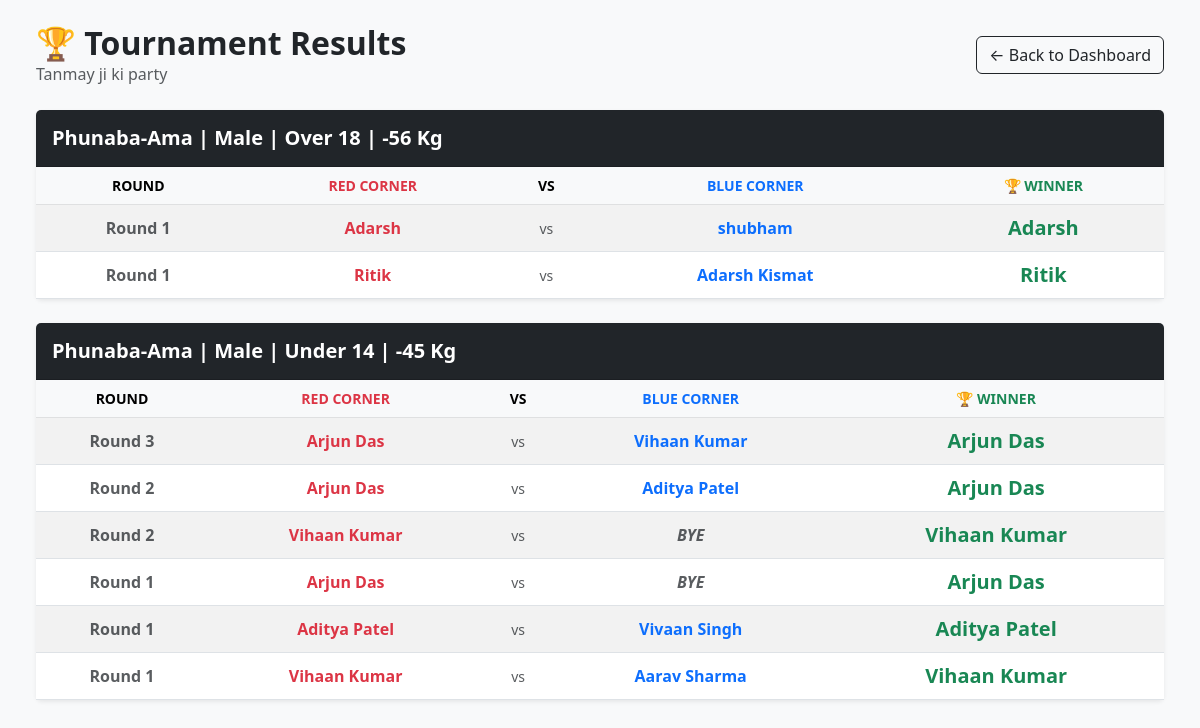
Page /tournaments/1/results/ on the earlier database version.
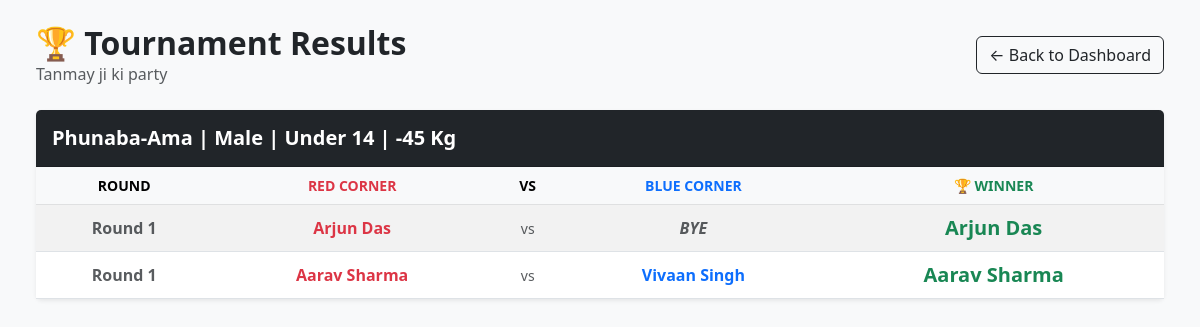
Same page on the later database version.
### thangta/models.py (models this page shows, shortened)
class Tournament(models.Model):
    name = models.CharField(max_length=200)
    start_date = models.DateField()
    end_date = models.DateField(null=True, blank=True)
    location = models.CharField(max_length=200, blank=True, null=True)
    created_at = models.DateTimeField(auto_now_add=True)
    battle_rings = models.IntegerField(default=0)

class Match(models.Model):
    tournament = models.ForeignKey(Tournament, on_delete=models.CASCADE)
    event_type = models.CharField(max_length=50)
    age_category = models.CharField(max_length=3)
    weight_category = models.CharField(max_length=4)
    gender = models.CharField(max_length=10)
    is_active = models.BooleanField(default=False)
    is_completed = models.BooleanField(default=False)
    round_number = models.IntegerField(default=1)
    current_round = models.IntegerField(default=1) # Tracks Round 1, Round 2, or 3 (Tie Breaker)
    current_sub_round = models.IntegerField(default=1)
    match_sequence = models.IntegerField(help_text="Order of the match in this round")
    current_sub_round = models.IntegerField(default=1)
    active_scorers = models.ManyToManyField(CustomUser, blank=True, related_name='scoring_matches')
    ring_number = models.IntegerField(default=1)
    participant_red = models.ForeignKey(Participant, related_name='matches_as_red', on_delete=models.CASCADE)
    participant_blue = models.ForeignKey(Participant, related_name='matches_as_blue', on_delete=models.CASCADE, null=True, blank=True)
    winner = models.ForeignKey(Participant, related_name='matches_won', on_delete=models.SET_NULL, null=True, blank=True)
    round_1_red = models.IntegerField(default=0)
    round_1_blue = models.IntegerField(default=0)
    round_2_red = models.IntegerField(default=0)
    round_2_blue = models.IntegerField(default=0)
    round_3_red = models.IntegerField(default=0)
    round_3_blue = models.IntegerField(default=0)
    @property
    def age_display(self):
        age_map = {'U14': 'Under 14', 'U18': 'Under 18', 'O18': 'Over 18'}
        return age_map.get(self.age_category, self.age_category)
    @property
    def weight_display(self):
        if self.weight_category and "Kg" not in str(self.weight_category):
            return f"{self.weight_category} Kg"
        return self.weight_category
    @property
    def full_category_name(self):
        return f"{self.event_type} | {self.gender} | {self.age_display} | {self.weight_display}"

class Participant(models.Model):
    class GenderChoices(models.TextChoices):
        MALE = 'Male', 'Male'
        FEMALE = 'Female', 'Female'
    class EventTypeChoices(models.TextChoices):
        PHUNABA_AMA = 'Phunaba-Ama', 'Phunaba-Ama'
        PHUNABA_ANISHUBA = 'Phunaba-Anishuba', 'Phunaba-Anishuba'
    class AgeCategory(models.TextChoices):
        UNDER_14 = 'U14', 'Under 14'
        UNDER_18 = 'U18', 'Under 18'
        OVER_18 = 'O18', 'Over 18'
    class WeightCategory(models.TextChoices):
        MINUS_21 = '-21', '-21 Kg'
        MINUS_25 = '-25', '-25 Kg'
        MINUS_29 = '-29', '-29 Kg'
        MINUS_33 = '-33', '-33 Kg'
        MINUS_37 = '-37', '-37 Kg'
        MINUS_40 = '-40', '-40 Kg'
        MINUS_41 = '-41', '-41 Kg'
        MINUS_44 = '-44', '-44 Kg'
        MINUS_45 = '-45', '-45 Kg'
        MINUS_49 = '-49', '-49 Kg'
        MINUS_52 = '-52', '-52 Kg'
        MINUS_53 = '-53', '-53 Kg'
        MINUS_56 = '-56', '-56 Kg'
        MINUS_75 = '-75', '-75 Kg'
        PLUS_53 = '+53', '+53 Kg'
    tournament = models.ForeignKey(
        Tournament,
        on_delete=models.CASCADE,
        related_name='participants',
        null=True, blank=True
    )
    name = models.CharField(max_length=200, null=True, blank=True)
    actual_age = models.IntegerField(null=True, blank=True, help_text="Age in numbers")
    date_of_birth = models.DateField(null=True, blank=True) # Add this!
    age = models.IntegerField(default = 0)
    gender = models.CharField(max_length=10, choices=GenderChoices.choices, null=True, blank=True)
    contact = models.CharField(max_length=15, null=True, blank=True)
    district = models.CharField(max_length=100)
    district_code = models.CharField(max_length=20)
    event_type = models.CharField(max_length=50, choices=EventTypeChoices.choices, null=True, blank=True)
    age_category = models.CharField(
        max_length=3,
        choices=AgeCategory.choices,
        help_text="Select the participant's age group."
    )
    weight_category = models.CharField(
        max_length=4,
        choices=WeightCategory.choices,
        help_text="Select the participant's weight class."
    )

### thangta/views.py (the view)
# urls.py: path('tournaments/<int:tournament_id>/results/', tournament_results, name='tournament-results'),
def tournament_results(request, tournament_id):
    tournament = get_object_or_404(Tournament, id=tournament_id)
    completed_matches = Match.objects.filter(
        tournament=tournament,
        is_completed=True
    ).order_by('event_type', 'gender', 'age_category', 'weight_category', '-round_number')
    return render(request, 'tournament_results.html', {
        'tournament': tournament,
        'completed_matches': completed_matches
    })

### thangta/templates/tournament_results.html (shortened to what this page needs)
<!DOCTYPE html>
<html lang="en">
<head>
    <link href="https://cdn.jsdelivr.net/npm/bootstrap@5.3.0/dist/css/bootstrap.min.css" rel="stylesheet">
</head>
<body class="bg-light p-4">
<div class="container-fluid">
    <div class="d-flex justify-content-between align-items-center mb-4">
        <div>
            <h2 class="fw-bold m-0">🏆 Tournament Results</h2>
            <p class="text-muted m-0">{{ tournament.name }}</p>
        </div>
        <a href="{% url 'tournament-dashboard' %}" class="btn btn-outline-dark">← Back to Dashboard</a>
    </div>
    {% regroup completed_matches by full_category_name as category_list %}
    <div class="row">
        {% for category in category_list %}
        <div class="col-12 mb-4">
            <div class="card shadow-sm border-0">
                <div class="card-header bg-dark text-white py-3">
                    <h5 class="m-0 fw-bold">{{ category.grouper }}</h5>
                </div>
                <div class="card-body p-0 table-responsive">
                    <table class="table table-hover table-striped m-0 align-middle text-center">
                        <thead class="table-light">
                            <tr>
                                <th class="small">ROUND</th>
                                <th class="small text-danger">RED CORNER</th>
                                <th class="small">VS</th>
                                <th class="small text-primary">BLUE CORNER</th>
                                <th class="small text-success">🏆 WINNER</th>
                            </tr>
                        </thead>
                        <tbody>
                            {% for match in category.list %}
                            <tr>
                                <td class="fw-bold text-muted">Round {{ match.round_number }}</td>
                                <td class="fw-bold text-danger">{{ match.participant_red.name }}</td>
                                <td class="text-muted small">vs</td>
                                {% if match.participant_blue %}
                                    <td class="fw-bold text-primary">{{ match.participant_blue.name }}</td>
                                {% else %}
                                    <td class="fw-bold text-muted fst-italic">BYE</td>
                                {% endif %}
                                <td class="fw-bold text-success fs-5">
                                    {{ match.winner.name }}
                                </td>
                            </tr>
                            {% endfor %}
                        </tbody>
                    </table>
                </div>
            </div>
        </div>
        {% endfor %}
    </div>
</div>
</body>
</html>

Differences in the rows shown:
removed Match: round_number "1", participant_red.name "Adarsh", participant_blue.name "shubham", winner.name "Adarsh", shown under "Phunaba-Ama | Male | Over 18 | -56 Kg"
removed Match: round_number "1", participant_red.name "Ritik", participant_blue.name "Adarsh Kismat", winner.name "Ritik", shown under "Phunaba-Ama | Male | Over 18 | -56 Kg"
removed Match: round_number "3", participant_red.name "Arjun Das", participant_blue.name "Vihaan Kumar", winner.name "Arjun Das", shown under "Phunaba-Ama | Male | Under 14 | -45 Kg"
removed Match: round_number "2", participant_red.name "Arjun Das", participant_blue.name "Aditya Patel", winner.name "Arjun Das", shown under "Phunaba-Ama | Male | Under 14 | -45 Kg"
removed Match: round_number "2", participant_red.name "Vihaan Kumar", shows "BYE", winner.name "Vihaan Kumar", shown under "Phunaba-Ama | Male | Under 14 | -45 Kg"
removed Match: round_number "1", participant_red.name "Aditya Patel", participant_blue.name "Vivaan Singh", winner.name "Aditya Patel", shown under "Phunaba-Ama | Male | Under 14 | -45 Kg"
removed Match: round_number "1", participant_red.name "Vihaan Kumar", participant_blue.name "Aarav Sharma", winner.name "Vihaan Kumar", shown under "Phunaba-Ama | Male | Under 14 | -45 Kg"
added Match: round_number "1", participant_red.name "Aarav Sharma", participant_blue.name "Vivaan Singh", winner.name "Aarav Sharma", shown under "Phunaba-Ama | Male | Under 14 | -45 Kg"
Other differences:
list line gone: "Phunaba-Ama | Male | Over 18 | -56 Kg ROUND RED CORNER VS BLUE CORNER 🏆 WINNER"
